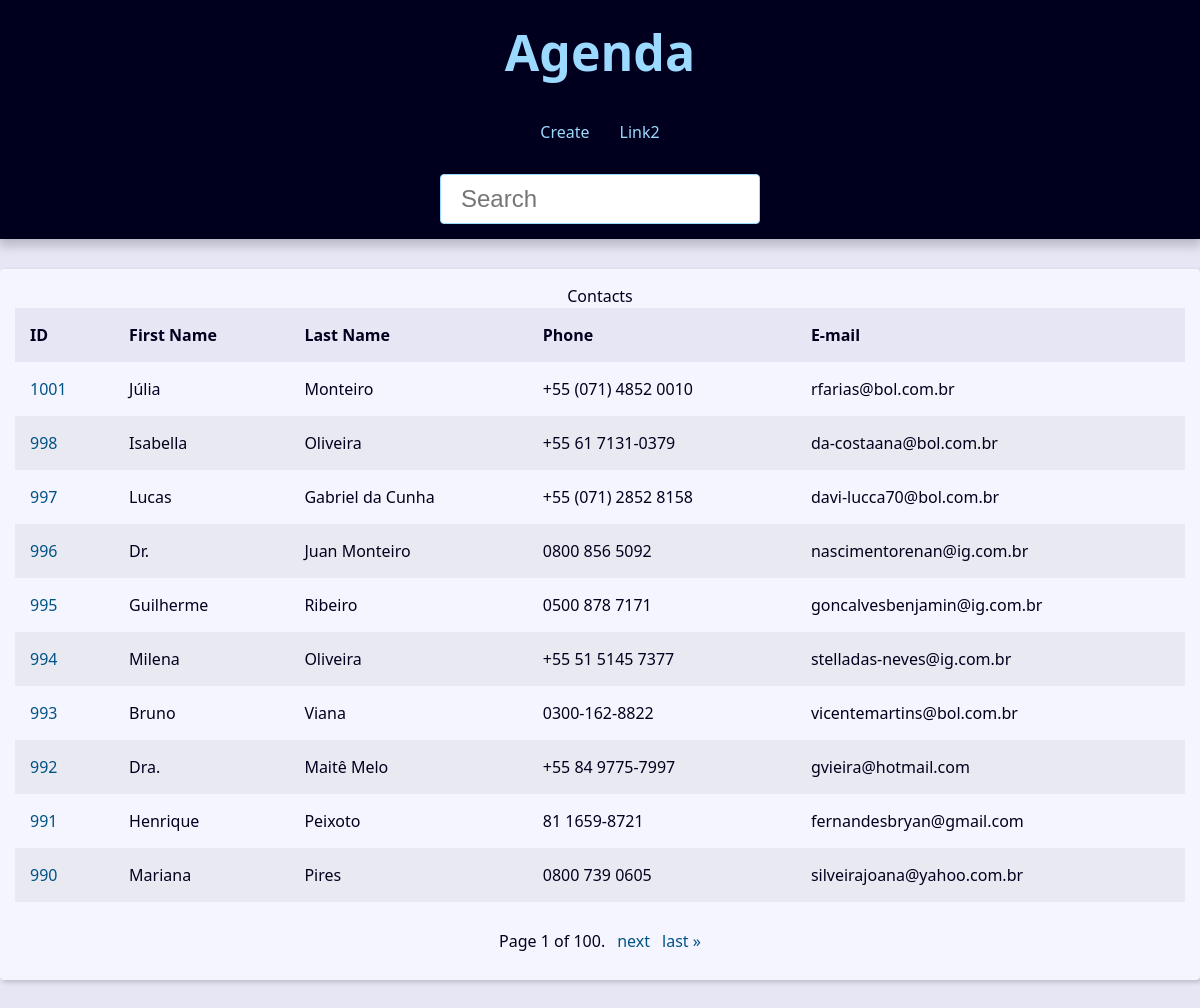
The page / on the database its author committed.
### contact/models.py (models this page shows, shortened)
class Contact(models.Model):
    first_name = models.CharField(max_length=50)
    last_name = models.CharField(max_length=50)
    phone = models.CharField(max_length=50)
    email = models.EmailField(max_length=254, blank=True)
    created_date = models.DateTimeField(default=timezone.now)
    description = models.TextField(blank=True)
    show = models.BooleanField(default=True)
    picture = models.ImageField(blank=True, upload_to='pictures/%Y/%m')
    category = models.ForeignKey(Category, on_delete=models.SET_NULL, blank=True, null=True)
    owner = models.ForeignKey(User, on_delete=models.SET_NULL, blank=True, null=True)

### contact/views/contact_views.py (the view)
# urls.py: path('', views.index, name='index'),  # type: ignore
def index(request):
    contacts = Contact.objects \
        .filter(show=True)\
        .order_by('-id')
    paginator = Paginator(contacts, 10)
    page_number = request.GET.get("page")
    page_obj = paginator.get_page(page_number)
    context = {
        'page_obj': page_obj,
        'site_title': 'Contatos - '
    }
    return render(
        request,
        'contact/index.html',
        context
    )

### contact/templates/contact/index.html
{% extends 'global/base.html' %}
{% block content %}
  {% if page_obj %}
    <div class="responsive-table">
      <table class="contacts-table">
        <caption class="table-cation">Contacts</caption>
        <thead>
          <tr class="table-row table-row-header">
            <th class="table-header">ID</th>
            <th class="table-header">First Name</th>
            <th class="table-header">Last Name</th>
            <th class="table-header">Phone</th>
            <th class="table-header">E-mail</th>
          </tr>
        </thead>
        <tbody>
          {% for contact in page_obj %}
            <tr class="table-row">
              <td class="table-cel">
                <a href="{% url 'contact:contact' contact.id %}" class="table-link">{{ contact.id }}</a>
              </td>
              <td class="table-cel">{{ contact.first_name }}</td>
              <td class="table-cel">{{ contact.last_name }}</td>
              <td class="table-cel">{{ contact.phone }}</td>
              <td class="table-cel">{{ contact.email }}</td>
            </tr>
          {% endfor %}
        </tbody>
      </table>
    </div>
  {% else %}
    <div class="single-contact">
      <h1 class="single-contact-name">Nenhum contato encontrado.</h1>
    </div>
  {% endif %}
{% endblock %}

### base_static/global/css/style.css (style rules this page uses)
:root { --spacing: 1.5rem; --link-dark-color: rgb(0, 83, 134); --link-light-color: rgb(156, 217, 255); --clr-white: rgb(245, 245, 255); --clr-black: rgb(0, 0, 30); --clr-light-gray: rgb(230, 230, 245); --clr-dark-shadow-5: rgba(0, 0, 10, 5%); --clr-dark-shadow-10: rgba(0, 0, 10, 10%); --clr-dark-shadow-20: rgba(0, 0, 10, 20%); --clr-light-shadow-5: rgba(200, 200, 255, 5%); --clr-light-shadow-10: rgba(200, 200, 255, 10%); --clr-light-shadow-20: rgba(200, 200, 255, 20%); --main-page-width: 120rem; --table-min-width: 60rem; --biggest-font-size: 5rem; --bigger-font-size: 4rem; --big-font-size: 3.2rem; --medium-font-size: 2.4rem; --small-font-size: 1.6rem; --smaller-font-size: 1.4rem; --smallest-font-size: 1.2rem; --transition-fast: 300ms; --transition-medium: 600ms; --transition-slow: 1s; --default-border-radius: 4px; }
*, *::before, *::after { margin: 0; padding: 0; box-sizing: border-box; }
html { font-size: 62.5%; }
body { font-family: system-ui, -apple-system, BlinkMacSystemFont, 'Segoe UI', Roboto, Oxygen, Ubuntu, Cantarell, 'Open Sans', 'Helvetica Neue', sans-serif; line-height: 1.5; font-size: var(--small-font-size); color: var(--clr-black); -webkit-font-smoothing: antialiased; background: var(--clr-light-gray); }
.responsive-table { width: 100%; overflow-x: auto; }
.contacts-table { width: 100%; min-width: var(--table-min-width); border-collapse: collapse; }
.table-row { text-align: left; text-overflow: ellipsis; transition: background-color var(--transition-fast) ease-in-out; }
.table-row:nth-of-type(2n) { background: var(--clr-dark-shadow-5); }
.table-row-header { background: var(--clr-light-gray); color: var(--clr-black); }
.table-cel, .table-header { padding: var(--spacing); }
.table-link { color: var(--link-dark-color); transition: color var(--transition-fast) ease-in-out; text-decoration: none; }

### rows shown on the page
Contact: id "1001", first_name "Júlia", last_name "Monteiro", phone "+55 (071) 4852 0010", email "rfarias@bol.com.br"
Contact: id "998", first_name "Isabella", last_name "Oliveira", phone "+55 61 7131-0379", email "da-costaana@bol.com.br"
Contact: id "997", first_name "Lucas", last_name "Gabriel da Cunha", phone "+55 (071) 2852 8158", email "davi-lucca70@bol.com.br"
Contact: id "996", first_name "Dr.", last_name "Juan Monteiro", phone "0800 856 5092", email "nascimentorenan@ig.com.br"
Contact: id "995", first_name "Guilherme", last_name "Ribeiro", phone "0500 878 7171", email "goncalvesbenjamin@ig.com.br"
Contact: id "994", first_name "Milena", last_name "Oliveira", phone "+55 51 5145 7377", email "stelladas-neves@ig.com.br"
Contact: id "993", first_name "Bruno", last_name "Viana", phone "0300-162-8822", email "vicentemartins@bol.com.br"
Contact: id "992", first_name "Dra.", last_name "Maitê Melo", phone "+55 84 9775-7997", email "gvieira@hotmail.com"
Contact: id "991", first_name "Henrique", last_name "Peixoto", phone "81 1659-8721", email "fernandesbryan@gmail.com"
Contact: id "990", first_name "Mariana", last_name "Pires", phone "0800 739 0605", email "silveirajoana@yahoo.com.br"

### other values the page prints
{{ page_obj.number }} "1"
{{ page_obj.paginator.num_pages }} "100"
